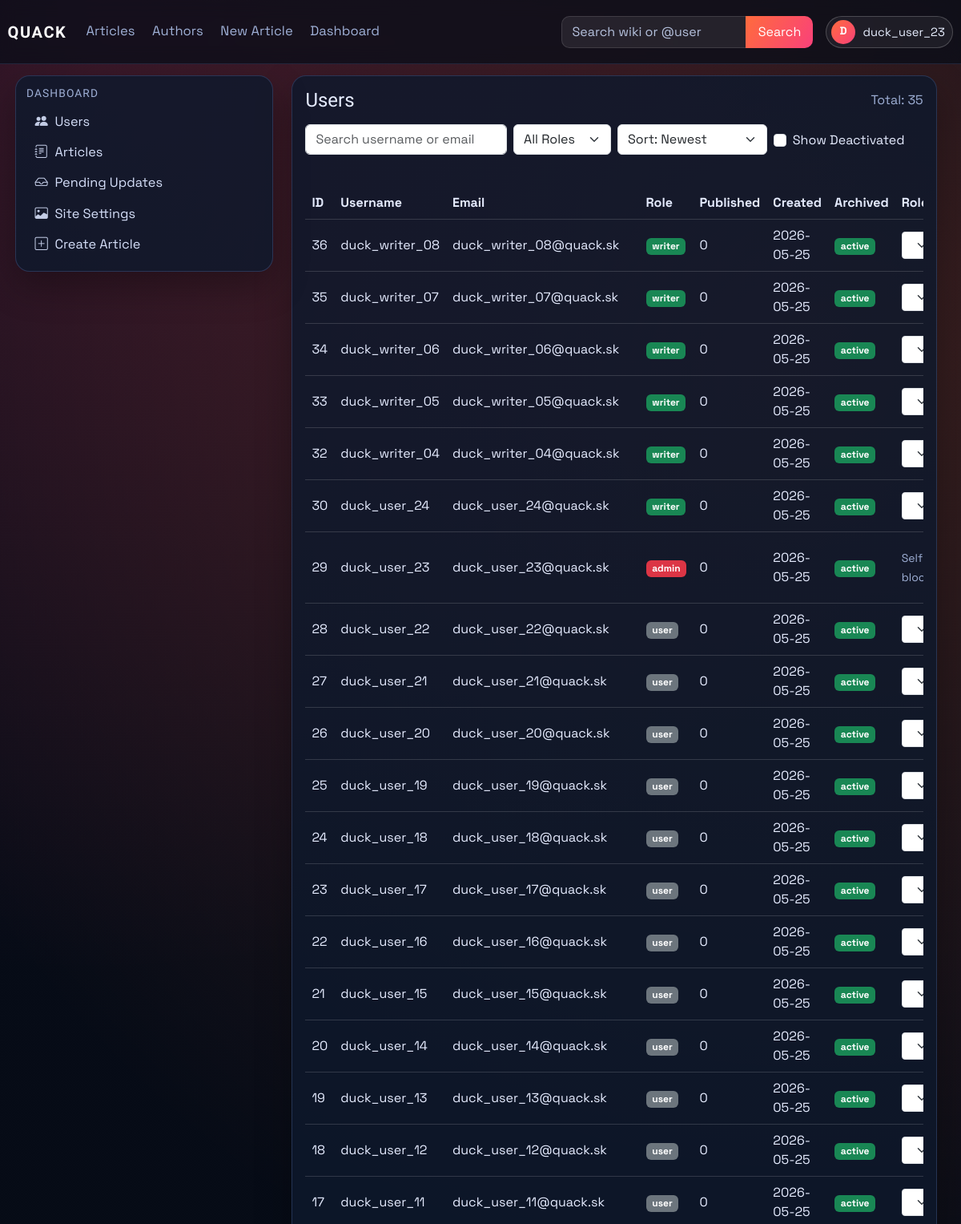
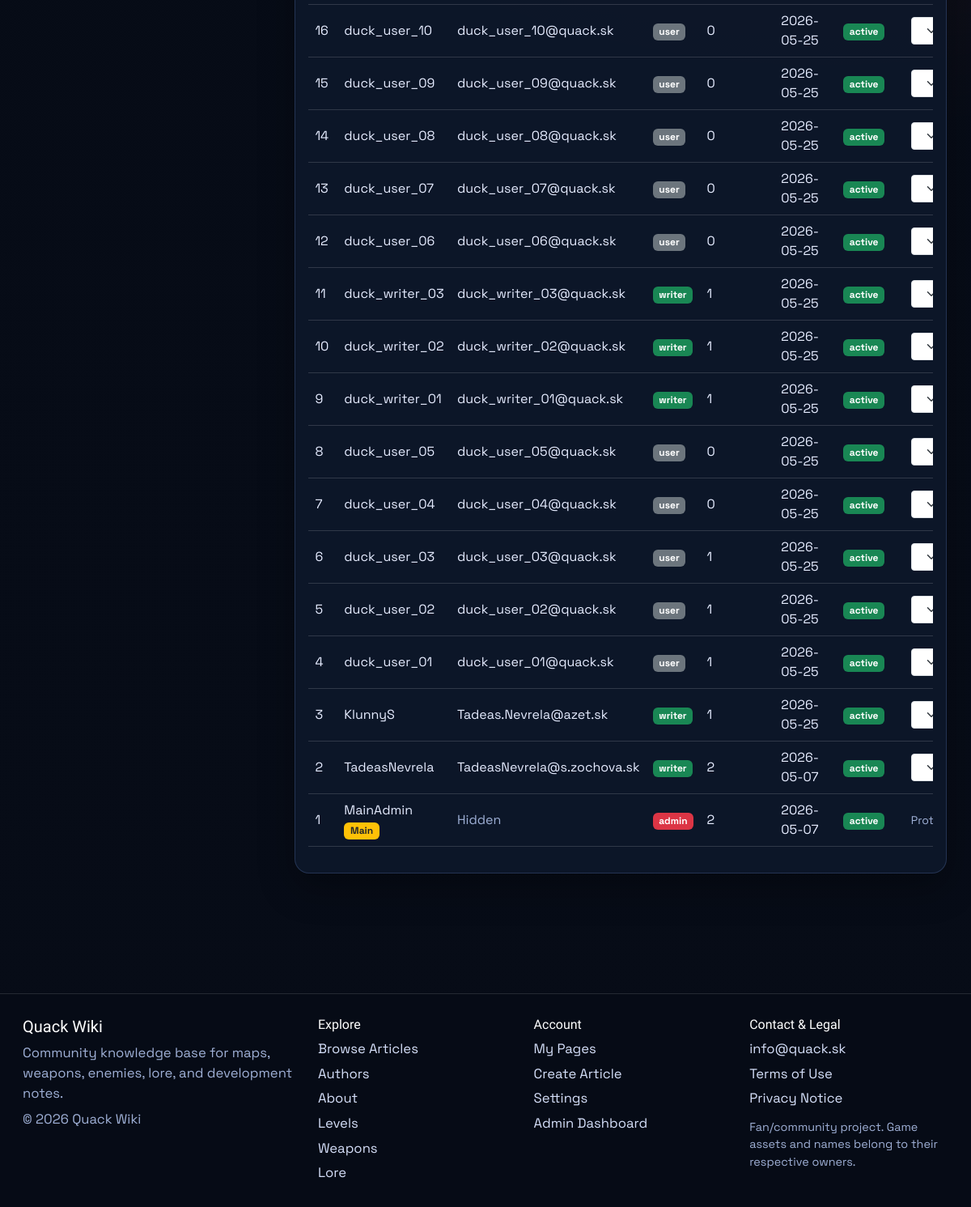
Page /dashboard/users (signed in) on the committed database (2 pictures, top to bottom).
### models.py (models this page shows, shortened)
class User(db.Model, UserMixin):
    id = db.Column(db.Integer, primary_key=True)
    username = db.Column(db.String(120), unique=True, nullable=False)
    email = db.Column(db.String(120), unique=True, nullable=False)
    password_hash = db.Column(db.String(128), nullable=False)
    profile_image_url = db.Column(db.String(120), nullable=True)
    public_display_name = db.Column(db.String(80), nullable=True)
    public_bio = db.Column(db.Text, nullable=True)
    created_at = db.Column(db.DateTime, default=datetime.utcnow)
    role = db.Column(db.String(30), default='user')
    is_archived = db.Column(db.Boolean, default=False, nullable=False)
    archived_at = db.Column(db.DateTime, nullable=True)

class Article(db.Model):
    id = db.Column(db.Integer, primary_key=True)
    title = db.Column(db.String(120), unique=True, nullable=False)
    author = db.Column(db.String(120), nullable=False)
    created_at = db.Column(db.DateTime, default=datetime.utcnow)
    image_url = db.Column(db.String(120), default='default.png')
    summary = db.Column(db.Text)
    content = db.Column(db.Text, nullable=False)
    infobox_data = db.Column(db.Text, nullable=True)
    tags = db.Column(db.JSON, default=list)
    status = db.Column(db.String(20), default='pending', nullable=False)
    approved_by = db.Column(db.String(120), nullable=True)
    approved_at = db.Column(db.DateTime, nullable=True)
    is_archived = db.Column(db.Boolean, default=False, nullable=False)
    archived_at = db.Column(db.DateTime, nullable=True)

### main.py (the view)
@app.route('/dashboard/users')
@role_required(['admin'])
def dashboard_users():
    search = (request.args.get('q') or '').strip()
    role_filter = (request.args.get('role') or 'all').strip().lower()
    show_archived = request.args.get('show_archived') == '1'
    sort = (request.args.get('sort') or 'newest').strip().lower()
    query = User.query
    if not show_archived:
        query = query.filter(User.is_archived.is_(False))
    if search:
        like = f'%{search}%'
        query = query.filter((User.username.ilike(like)) | (User.email.ilike(like)))
    if role_filter in {'user', 'writer', 'admin'}:
        query = query.filter(User.role == role_filter)
    sort_map = {
        'newest': User.created_at.desc(),
        'oldest': User.created_at.asc(),
        'username_az': User.username.asc(),
        'username_za': User.username.desc(),
        'role_az': User.role.asc(),
        'role_za': User.role.desc(),
    }
    users = query.order_by(sort_map.get(sort, User.created_at.desc())).all()
    all_published_counts = published_article_counts_by_user()
    published_counts = {user.username: all_published_counts.get(user.username, 0) for user in users}
    role_form = RoleForm()
    return render_template(
        'dashboard_users.html',
        users=users,
        published_counts=published_counts,
        role_form=role_form,
        search=search,
        role_filter=role_filter,
        show_archived=show_archived,
        sort=sort,
    )

### templates/dashboard_users.html (shortened to what this page needs)
{% extends "_base.html" %}
{% block content %}
<div class="container-fluid px-0">
    <section id="users-section" class="card p-3">
        <div class="d-flex justify-content-between align-items-center mb-3">
            <h4 class="mb-0">Users</h4>
            <span class="text-muted">Total: {{ users|length }}</span>
        </div>
        <form method="GET" action="{{ url_for('dashboard_users') }}" class="row g-2 mb-3" id="usersFilterForm">
            <div class="col-md-4">
                <input class="form-control" type="search" name="q" value="{{ search }}" placeholder="Search username or email" id="usersSearch">
            </div>
            <div class="col-md-2">
                <select class="form-select" name="role" onchange="this.form.submit()">
                    <option value="all" {% if role_filter == 'all' %}selected{% endif %}>All Roles</option>
                </select>
            </div>
            <div class="col-md-3">
                <select class="form-select" name="sort" onchange="this.form.submit()">
                    <option value="newest" {% if sort == 'newest' %}selected{% endif %}>Sort: Newest</option>
                </select>
            </div>
            <div class="col-md-3">
                <div class="form-check mt-2">
                    <input class="form-check-input" type="checkbox" value="1" id="showArchivedUsers" name="show_archived" onchange="this.form.submit()" {% if show_archived %}checked{% endif %}>
                    <label class="form-check-label" for="showArchivedUsers">Show Deactivated</label>
                </div>
            </div>
        </form>
        <div class="table-responsive">
            <table class="table table-hover align-middle">
                <thead>
                    <tr>
                        <th>ID</th>
                        <th>Username</th>
                        <th>Email</th>
                        <th>Role</th>
                        <th>Published</th>
                        <th>Created</th>
                        <th>Archived</th>
                        <th>Role Action</th>
                    </tr>
                </thead>
                <tbody>
                    {% for user in users %}
                    <tr>
                        <td>{{ user.id }}</td>
                        <td>
                            {% if user.is_archived %}
                            <span class="text-muted">{{ user.username }}</span>
                            {% else %}
                            <a href="{{ url_for('public_profile', username=user.username) }}">{{ user.username }}</a>
                            {% endif %}
                            {% if user.username == "MainAdmin" %} <span class="badge bg-warning text-dark">Main</span>{% endif %}
                        </td>
                        <td>
                            {% if user.username == "MainAdmin" %}
                                <span class="text-muted">Hidden</span>
                            {% else %}
                                {{ user.email }}
                            {% endif %}
                        </td>
                        <td>
                            {% if user.role == "admin" %}
                            <span class="badge bg-danger">admin</span>
                            {% elif user.role == "writer" %}
                            <span class="badge bg-success">writer</span>
                            {% else %}
                            <span class="badge bg-secondary">user</span>
                            {% endif %}
                        </td>
                        <td>{{ published_counts.get(user.username, 0) }}</td>
                        <td>{{ user.created_at.strftime('%Y-%m-%d') if user.created_at else '-' }}</td>
                        <td>
                            {% if user.is_archived %}
                            <span class="badge bg-secondary">deactivated</span>
                            {% else %}
                            <span class="badge bg-success">active</span>
                            {% endif %}
                        </td>
                        <td>
                            {% if user.is_archived %}
                                <span class="text-muted small">Deactivated user</span>
                            {% elif user.username == "MainAdmin" %}
                                <span class="text-muted small">Protected account</span>
                            {% elif user.id == current_user.id %}
                                <span class="text-muted small">Self-change blocked</span>
                            {% elif user.role == "admin" and current_user.username != "MainAdmin" %}
                                <span class="text-muted small">Only MainAdmin can modify admins</span>
                            {% else %}
                            <form method="POST" action="{{ url_for('set_role', user_id=user.id) }}" class="d-flex gap-2">
                                {{ role_form.role(class="form-select form-select-sm") }}
                            </form>
                            {% endif %}
                        </td>
                    </tr>
                    {% endfor %}
                </tbody>
            </table>
        </div>
    </section>
</div>
{% endblock %}

### templates/partials/navbar.html (shortened to what this page needs)
<nav class="navbar navbar-expand-lg main-nav">
    <div class="container-fluid nav-wrap">
        <a class="navbar-brand brand-mark" href="{{ url_for('index') }}">QUACK</a>
        <div class="collapse navbar-collapse" id="navbarNav">
            <ul class="navbar-nav me-auto nav-links">
                <li class="nav-item"><a class="nav-link" href="{{ url_for('articles') }}">Articles</a></li>
                <li class="nav-item"><a class="nav-link" href="{{ url_for('authors') }}">Authors</a></li>
                <li class="nav-item"><a class="nav-link" href="{{ url_for('create_article') }}">New Article</a></li>
                {% if current_user.is_authenticated and current_user.role == "admin" %}
                <li class="nav-item"><a class="nav-link" href="{{ url_for('dashboard_users') }}">Dashboard</a></li>
                {% elif current_user.is_authenticated and current_user.role == "writer" %}
                <li class="nav-item"><a class="nav-link" href="{{ url_for('dashboard_articles') }}">Dashboard</a></li>
                {% endif %}
            </ul>
            <ul class="navbar-nav ms-auto align-items-lg-center nav-tools">
                <li class="nav-item nav-search-wrap">
                    <form class="nav-search" method="GET" action="{{ url_for('site_search') }}">
                        {% set nav_query = request.args.get('q', '') %}
                        {% if request.endpoint == 'authors' and request.args.get('all') == '1' and nav_query %}
                            {% set nav_query = '@' ~ nav_query %}
                        {% elif request.endpoint not in ['articles', 'authors'] %}
                            {% set nav_query = '' %}
                        {% endif %}
                        <input class="form-control" type="search" name="q" value="{{ nav_query }}" placeholder="Search wiki or @user">
                        <button class="btn btn-brand" type="submit">Search</button>
                    </form>
                </li>
                {% if current_user.is_authenticated %}
                <li class="nav-item dropdown ms-lg-3">
                    <a class="profile-trigger" href="#" role="button" data-bs-toggle="dropdown" aria-expanded="false">
                        {% if current_user.profile_image_url %}
                        <img class="profile-avatar profile-avatar-img" src="{{ url_for('static', filename='img/' ~ current_user.profile_image_url) }}" alt="{{ current_user.username }} profile picture">
                        {% else %}
                        <span class="profile-avatar">{{ current_user.username[0]|upper }}</span>
                        {% endif %}
                        <span class="profile-name">{{ current_user.username }}</span>
                    </a>
                </li>
                {% else %}
                <li class="nav-item ms-lg-3">
                    <a class="btn btn-outline-light nav-login-btn" href="{{ url_for('login') }}">Login</a>
                </li>
                {% endif %}
            </ul>
        </div>
    </div>
</nav>

### templates/partials/tag_link.html
{% macro tag_article_link(tag, label, icon='', class_name='') -%}
<a href="{{ url_for('about') if tag == 'about-us' else url_for('tagged_article', tag=tag) }}"{% if class_name %} class="{{ class_name }}"{% endif %}>
    {% if icon %}<i class="{{ icon }} sidebar-icon"></i>{% endif %}{{ label }}
</a>
{%- endmacro %}

### rows in the picture
User: username "D", username "duck_user_23", id "29", email "duck_user_23@quack.sk", role "admin", get "0", created_at "2026-05-25", is_archived "active"
User: id "36", username "duck_writer_08", email "duck_writer_08@quack.sk", role "writer", get "0", created_at "2026-05-25", is_archived "active"
User: id "35", username "duck_writer_07", email "duck_writer_07@quack.sk", role "writer", get "0", created_at "2026-05-25", is_archived "active"
User: id "34", username "duck_writer_06", email "duck_writer_06@quack.sk", role "writer", get "0", created_at "2026-05-25", is_archived "active"
User: id "33", username "duck_writer_05", email "duck_writer_05@quack.sk", role "writer", get "0", created_at "2026-05-25", is_archived "active"
User: id "32", username "duck_writer_04", email "duck_writer_04@quack.sk", role "writer", get "0", created_at "2026-05-25", is_archived "active"
User: id "30", username "duck_user_24", email "duck_user_24@quack.sk", role "writer", get "0", created_at "2026-05-25", is_archived "active"
User: id "28", username "duck_user_22", email "duck_user_22@quack.sk", role "user", get "0", created_at "2026-05-25", is_archived "active"
User: id "27", username "duck_user_21", email "duck_user_21@quack.sk", role "user", get "0", created_at "2026-05-25", is_archived "active"
User: id "26", username "duck_user_20", email "duck_user_20@quack.sk", role "user", get "0", created_at "2026-05-25", is_archived "active"
User: id "25", username "duck_user_19", email "duck_user_19@quack.sk", role "user", get "0", created_at "2026-05-25", is_archived "active"
User: id "24", username "duck_user_18", email "duck_user_18@quack.sk", role "user", get "0", created_at "2026-05-25", is_archived "active"
User: id "23", username "duck_user_17", email "duck_user_17@quack.sk", role "user", get "0", created_at "2026-05-25", is_archived "active"
User: id "22", username "duck_user_16", email "duck_user_16@quack.sk", role "user", get "0", created_at "2026-05-25", is_archived "active"
User: id "21", username "duck_user_15", email "duck_user_15@quack.sk", role "user", get "0", created_at "2026-05-25", is_archived "active"
User: id "20", username "duck_user_14", email "duck_user_14@quack.sk", role "user", get "0", created_at "2026-05-25", is_archived "active"
User: id "19", username "duck_user_13", email "duck_user_13@quack.sk", role "user", get "0", created_at "2026-05-25", is_archived "active"
User: id "18", username "duck_user_12", email "duck_user_12@quack.sk", role "user", get "0", created_at "2026-05-25", is_archived "active"
User: id "17", username "duck_user_11", email "duck_user_11@quack.sk", role "user", get "0", created_at "2026-05-25", is_archived "active"
User: id "16", username "duck_user_10", email "duck_user_10@quack.sk", role "user", get "0", created_at "2026-05-25", is_archived "active"
User: id "15", username "duck_user_09", email "duck_user_09@quack.sk", role "user", get "0", created_at "2026-05-25", is_archived "active"
User: id "14", username "duck_user_08", email "duck_user_08@quack.sk", role "user", get "0", created_at "2026-05-25", is_archived "active"
User: id "13", username "duck_user_07", email "duck_user_07@quack.sk", role "user", get "0", created_at "2026-05-25", is_archived "active"
User: id "12", username "duck_user_06", email "duck_user_06@quack.sk", role "user", get "0", created_at "2026-05-25", is_archived "active"
User: id "11", username "duck_writer_03", email "duck_writer_03@quack.sk", role "writer", get "1", created_at "2026-05-25", is_archived "active"
User: id "10", username "duck_writer_02", email "duck_writer_02@quack.sk", role "writer", get "1", created_at "2026-05-25", is_archived "active"
User: id "9", username "duck_writer_01", email "duck_writer_01@quack.sk", role "writer", get "1", created_at "2026-05-25", is_archived "active"
User: id "8", username "duck_user_05", email "duck_user_05@quack.sk", role "user", get "0", created_at "2026-05-25", is_archived "active"
User: id "7", username "duck_user_04", email "duck_user_04@quack.sk", role "user", get "0", created_at "2026-05-25", is_archived "active"
User: id "6", username "duck_user_03", email "duck_user_03@quack.sk", role "user", get "1", created_at "2026-05-25", is_archived "active"
User: id "5", username "duck_user_02", email "duck_user_02@quack.sk", role "user", get "1", created_at "2026-05-25", is_archived "active"
User: id "4", username "duck_user_01", email "duck_user_01@quack.sk", role "user", get "1", created_at "2026-05-25", is_archived "active"
User: id "3", username "KlunnyS", email "Tadeas.Nevrela@azet.sk", role "writer", get "1", created_at "2026-05-25", is_archived "active"
User: id "2", username "TadeasNevrela", email "TadeasNevrela@s.zochova.sk", role "writer", get "2", created_at "2026-05-07", is_archived "active"
User: id "1", username "MainAdmin", shows "Hidden", role "admin", get "2", created_at "2026-05-07", is_archived "active"
Article: title "Levels"
Article: title "Weapons"
Article: title "Lore"

### other values in the picture
{{ users|length }} "35"
{{ label }} "About"
